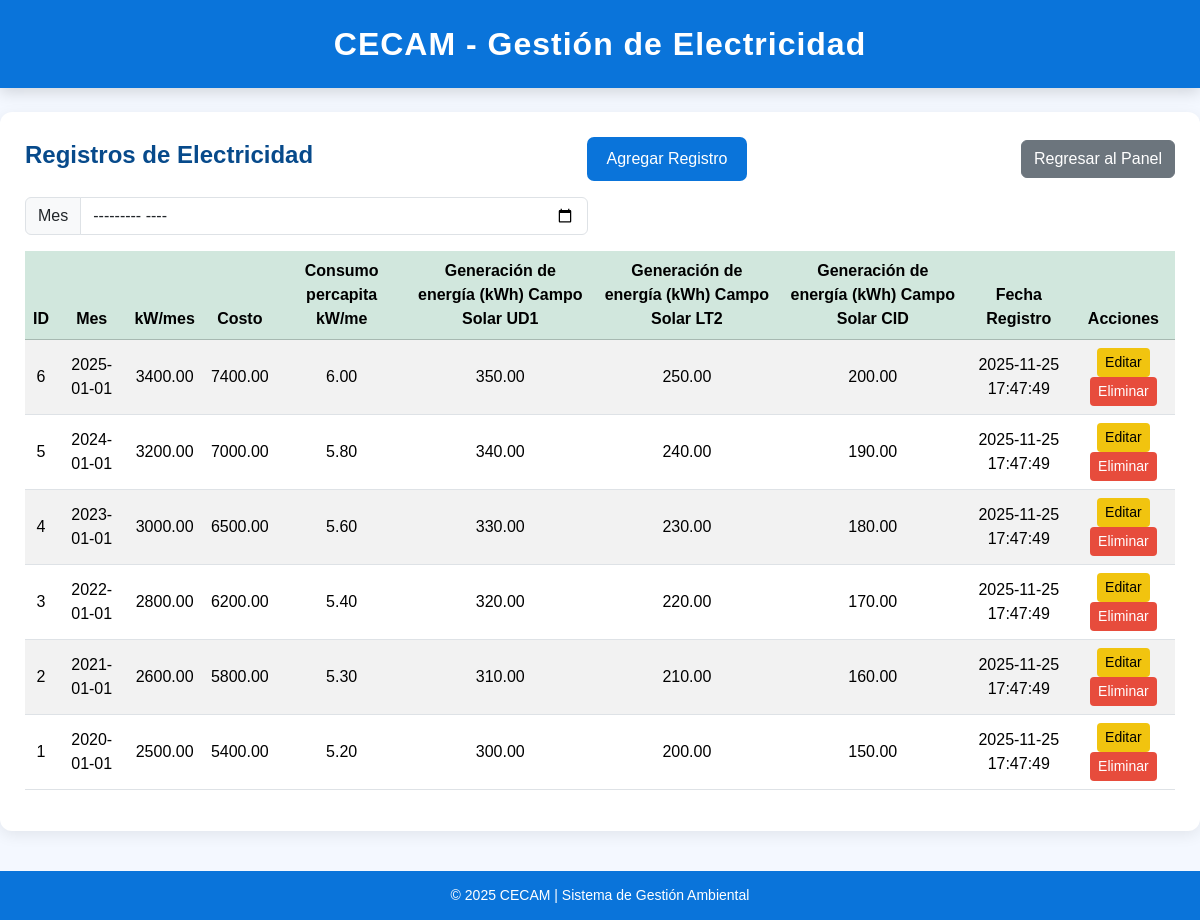
The app's page /index.php?view=electricidad (signed in) with its own data.
### tables this page shows
CREATE TABLE `electricidad` (
  `id_elec` int(11) NOT NULL AUTO_INCREMENT,
  `mes_elec` date DEFAULT NULL,
  `cons_kw_mes_elec` decimal(10,2) DEFAULT NULL,
  `costo_elec` decimal(10,2) DEFAULT NULL,
  `cons_percap_elec` decimal(10,2) DEFAULT NULL,
  `ener_sud1_elec` decimal(10,2) DEFAULT NULL,
  `ener_sl172_elec` decimal(10,2) DEFAULT NULL,
  `ener_scid_elec` decimal(10,2) DEFAULT NULL,
  `created_elec` timestamp NOT NULL DEFAULT current_timestamp(),
  PRIMARY KEY (`id_elec`)
);

### app/controllers/ElectricidadController.php (called while the page is built, shortened)
<?php
require_once __DIR__ . '/../models/ElectricidadModel.php';
class ElectricidadController {
    private $model;
    public function __construct($connection) {
        $this->connection = $connection;
        $this->model = new ElectricidadModel($this->connection);
    }
    public function index() {
        $registros = $this->model->obtenerRegistros();
        include __DIR__ . '/../views/electricidad.php';
    }
}
?>

### app/models/ElectricidadModel.php (called while the page is built, shortened)
<?php
class ElectricidadModel
{
    private $conn;
    public function __construct($connection)
    {
        $this->conn = $connection;
    }
    public function obtenerRegistros()
    {
        $sql = "SELECT * FROM electricidad ORDER BY mes_elec DESC";
        $result = $this->conn->query($sql);
        return $result->fetch_all(MYSQLI_ASSOC);
    }
}

### app/views/electricidad.php (the view, shortened to what this page needs)
<?php
$registros = $registros ?? [];
?>
<!DOCTYPE html>
<html lang="es">
<head>
  <link href="https://cdn.jsdelivr.net/npm/bootstrap@5.3.2/dist/css/bootstrap.min.css"
        rel="stylesheet">
  <link rel="stylesheet" href="public/css/ele.css">
</head>
<body>
<header>
  <h3> CECAM - Gestión de Electricidad</h3>
</header>
<div class="container mt-4">
  <div class="d-flex justify-content-between align-items-center mb-3">
    <h4>Registros de Electricidad</h4>
    <button class="btn btn-add" data-bs-toggle="modal" data-bs-target="#modalAgregar">
      Agregar Registro
    </button>
     <a href="index.php?view=dashboard_admin" class="btn btn-secondary">
        Regresar al Panel
      </a>
  </div>
  <div class="row mb-3">
    <div class="col-md-6">
      <div class="input-group">
        <span class="input-group-text">Mes</span>
        <input type="month" id="searchInput" class="form-control"
               placeholder="Buscar por mes...">
      </div>
    </div>
  </div>
  <table class="table table-striped text-center align-middle" id="tablaElectricidad">
    <thead class="table-success">
      <tr>
        <th>ID</th>
        <th>Mes</th>
        <th> kW/mes</th>
        <th>Costo</th>
        <th>Consumo percapita kW/me</th>
        <th>Generación de energía (kWh) Campo Solar UD1</th>
        <th>Generación de energía (kWh) Campo Solar LT2</th>
        <th>Generación de energía (kWh) Campo Solar CID</th>
        <th>Fecha Registro</th>
        <th>Acciones</th>
      </tr>
    </thead>
    <tbody>
      <?php if (!empty($registros)): ?>
        <?php foreach ($registros as $r): ?>
          <tr>
            <td><?= (int)$r['id_elec'] ?></td>
            <td><?= htmlspecialchars($r['mes_elec']) ?></td>
            <td><?= htmlspecialchars($r['cons_kw_mes_elec']) ?></td>
            <td><?= htmlspecialchars($r['costo_elec']) ?></td>
            <td><?= htmlspecialchars($r['cons_percap_elec']) ?></td>
            <td><?= htmlspecialchars($r['ener_sud1_elec']) ?></td>
            <td><?= htmlspecialchars($r['ener_sl172_elec']) ?></td>
            <td><?= htmlspecialchars($r['ener_scid_elec']) ?></td>
            <td><?= htmlspecialchars($r['created_elec']) ?></td>
            <td>
              <button class="btn btn-warning btn-sm btnEditar"
                data-id="<?= (int)$r['id_elec'] ?>"
                data-mes="<?= htmlspecialchars($r['mes_elec'], ENT_QUOTES) ?>"
                data-kw="<?= htmlspecialchars($r['cons_kw_mes_elec']) ?>"
                data-costo="<?= htmlspecialchars($r['costo_elec']) ?>"
                data-percap="<?= htmlspecialchars($r['cons_percap_elec']) ?>"
                data-sud1="<?= htmlspecialchars($r['ener_sud1_elec']) ?>"
                data-sl172="<?= htmlspecialchars($r['ener_sl172_elec']) ?>"
                data-scid="<?= htmlspecialchars($r['ener_scid_elec']) ?>"
                data-bs-toggle="modal" data-bs-target="#modalEditar">
                Editar
              </button>
              <a href="index.php?view=electricidad&action=eliminar&id=<?= (int)$r['id_elec'] ?>"
                 class="btn btn-danger btn-sm"
                 onclick="return confirm('¿Eliminar este registro?');">
                 Eliminar
              </a>
            </td>
          </tr>
        <?php endforeach; ?>
      <?php else: ?>
        <tr>
          <td colspan="10" class="text-center">No hay registros de electricidad.</td>
        </tr>
      <?php endif; ?>
    </tbody>
  </table>
</div>
<footer>© 2025 CECAM | Sistema de Gestión Ambiental</footer>
</body>
</html>

### public/css/ele.css (style rules this page uses)
:root { --elec-primary: #0A74DA; --elec-primary-dark: #095BB0; --elec-bg-light: #f4f8ff; --elec-title: #074A8B; --elec-border: #d0e3ff; }
body { background-color: var(--elec-bg-light); font-family: "Poppins", sans-serif; margin: 0; padding: 0; }
header { background-color: var(--elec-primary); color: white; text-align: center; padding: 25px 12px; box-shadow: 0 4px 15px rgba(0,0,0,0.15); }
header h3 { font-size: 32px; font-weight: 600; letter-spacing: 1px; margin: 0; }
.container { background: white; padding: 25px; border-radius: 12px; max-width: 1200px; box-shadow: 0 4px 15px rgba(0,0,0,0.08); }
.container h4 { font-weight: 700; color: var(--elec-title); }
.btn-add { background-color: var(--elec-primary); color: white !important; border: none; padding: 10px 20px; border-radius: 7px; font-weight: 500; transition: 0.25s; }
.btn-warning { background-color: #f1c40f; border: none; }
.btn-danger { background-color: #e74c3c; border: none; }
footer { text-align: center; background-color: var(--elec-primary); color: white; padding: 14px; font-size: 14px; margin-top: 40px; }

### records on screen
electricidad: id_elec "6", mes_elec "2025-01-01", cons_kw_mes_elec "3400.00", costo_elec "7400.00", cons_percap_elec "6.00", ener_sud1_elec "350.00", ener_sl172_elec "250.00", ener_scid_elec "200.00", created_elec "2025-11-25 17:47:49"
electricidad: id_elec "5", mes_elec "2024-01-01", cons_kw_mes_elec "3200.00", costo_elec "7000.00", cons_percap_elec "5.80", ener_sud1_elec "340.00", ener_sl172_elec "240.00", ener_scid_elec "190.00", created_elec "2025-11-25 17:47:49"
electricidad: id_elec "4", mes_elec "2023-01-01", cons_kw_mes_elec "3000.00", costo_elec "6500.00", cons_percap_elec "5.60", ener_sud1_elec "330.00", ener_sl172_elec "230.00", ener_scid_elec "180.00", created_elec "2025-11-25 17:47:49"
electricidad: id_elec "3", mes_elec "2022-01-01", cons_kw_mes_elec "2800.00", costo_elec "6200.00", cons_percap_elec "5.40", ener_sud1_elec "320.00", ener_sl172_elec "220.00", ener_scid_elec "170.00", created_elec "2025-11-25 17:47:49"
electricidad: id_elec "2", mes_elec "2021-01-01", cons_kw_mes_elec "2600.00", costo_elec "5800.00", cons_percap_elec "5.30", ener_sud1_elec "310.00", ener_sl172_elec "210.00", ener_scid_elec "160.00", created_elec "2025-11-25 17:47:49"
electricidad: id_elec "1", mes_elec "2020-01-01", cons_kw_mes_elec "2500.00", costo_elec "5400.00", cons_percap_elec "5.20", ener_sud1_elec "300.00", ener_sl172_elec "200.00", ener_scid_elec "150.00", created_elec "2025-11-25 17:47:49"
